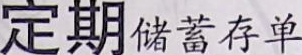
#> input picture templateMatch/model/zhczhqdqchxcd_tmpl.png, 302 x 55 px
$ python TemplateMatch.py
#> lines starting #> are read from the running program, lines starting #| are printed output that depends on the picture
# -*- coding: utf-8 -*-
"""
Created on Thu Mar 15 13:49:27 2018

@author: houjinli
"""

import cv2
import numpy as np
import os
import glob


class TemplateMatch:
    def __init__(self,threshold=0.5):
        self.template_data = []
        self.modelType = []
        self.threshold = threshold

    def initModelByPath(self,modelPath,grayWay=0):
#> called with modelPath = 'templateMatch/model', grayWay = 0
        data = {"zhczhqdqchxcd_tmpl.png":"zhczhqdqchxcd",
                "zhczhqdqchxcd_tmpl1.png":"zhczhqdqchxcd",
                "zhczhqtzhchxcd_tmpl1.png":"zhczhqtzhchxcd",
                "zhczhqtzhchxcd_tmpl.png":"zhczhqtzhchxcd"
                }
        # [6 lines of commented-out code are left out]
        for modelFile in glob.glob(modelPath+"/*.png"):
            image = cv2.imread(modelFile)
#> image is the input picture: shape (55, 302, 3); mean B, G, R 173.2, 165.5, 171.6
            self.modelType.append(data[os.path.basename(modelFile)])
            if(grayWay==0):
                #灰度图
                image = cv2.cvtColor(image,cv2.COLOR_BGR2GRAY)
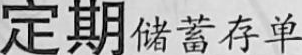
#> image: shape (55, 302); min 0, max 246, mean 168.1
                self.template_data.append(image)
            else:
                #红色通道图
                image=image[:,:,2]
                self.template_data.append(image)

    def initModelByFileList(self,fileList):
        self.template_data = fileList

    def chageThreshold(self,threshold):
        self.threshold = threshold

    # [114 lines left out: functions match_process_one, findfitRegion, getTopImg, match_opt_one, not called in this run]


class ModelMatchInter(TemplateMatch):
    def __init__(self, *args, **kwargs):
        super().__init__()
        modelPath = os.path.join(os.path.dirname(os.path.abspath(__file__)), "model")
        self._tmple = TemplateMatch(threshold=0.6)
        self._tmple.initModelByPath(modelPath,grayWay=0)
        if self._tmple is None : print("none error")
    # [8 lines left out: function get_class, not called in this run]


if __name__ == '__main__':
    import shutil
    import time
    testPath = r"../../../test_img/065"

    # [25 lines left out: function test_org, not called in this run]
                #shutil.copyfile(testFile,os.path.join(errorPath,os.path.basename(testFile)))
    def test_new():
        import chardet
        model_match_inter = ModelMatchInter()
        for testFile in glob.glob(testPath+"/*[JPG,jpeg,jpg,png,JPEG,PNG]"):
            img = cv2.imread(testFile)
            result = model_match_inter.get_class(img)
            # print(chardet.detect(result))
            print(result)


    test_new()
